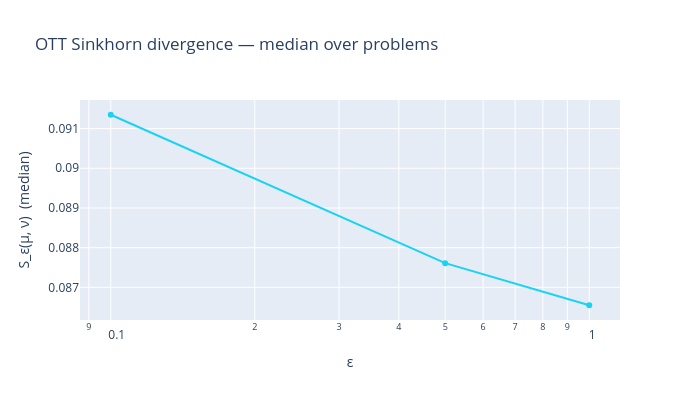

Notebook source saved alongside this figure:
### Code cell
sd_plot = sd_ok.copy()
for col in ['cost', 'time', 'error']:
    if col in sd_plot.columns:
        sd_plot[col] = sd_plot[col].apply(lambda v: float(v) if v is not None else float('nan'))
sd_plot['eps'] = sd_plot['eps'].astype(float)
sd_grouped = sd_plot.groupby(['name', 'eps'])['cost'].median().reset_index()

fig_sd = go.Figure()
for solver_name, grp in sd_grouped.groupby('name'):
    grp = grp.sort_values('eps')
    fig_sd.add_trace(go.Scatter(x=grp['eps'], y=grp['cost'], name=solver_name, mode='lines+markers',
                             line_color=solver_color(solver_name), marker_color=solver_color(solver_name)))

fig_sd.update_xaxes(type='log', title_text='ε')
fig_sd.update_yaxes(title_text='S_ε(μ, ν)  (median)')
fig_sd.update_layout(height=400, width=700, title='OTT Sinkhorn divergence — median over problems')
fig_sd.show()

### Figure 1 — Plotly figure (JSON) as saved in the notebook; plotly's stock layout.template omitted (floating-point values rounded to 4 significant figures)
{"data": [{"line": {"color": "#19D3F3"}, "marker": {"color": "#19D3F3"}, "mode": "lines+markers", "name": "ott-sinkhorn-divergence", "type": "scatter", "x": [0.1, 0.5, 1.0], "y": [0.09135, 0.08761, 0.08655]}], "layout": {"height": 400, "title": {"text": "OTT Sinkhorn divergence — median over problems"}, "width": 700, "xaxis": {"title": {"text": "ε"}, "type": "log"}, "yaxis": {"title": {"text": "S_ε(μ, ν)  (median)"}}}}
